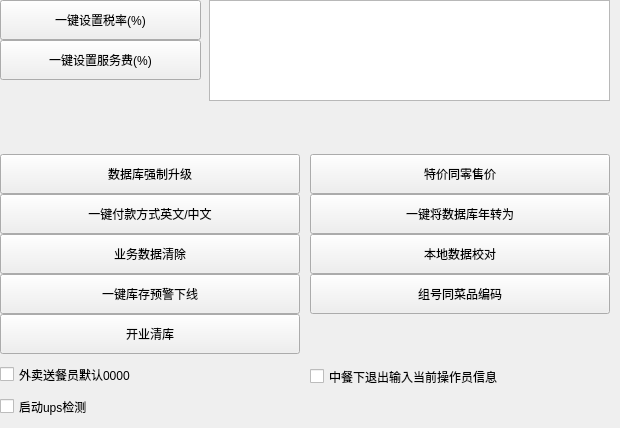
          <widget class="QWidget" name="page_2">
           <widget class="QPushButton" name="pushButton_function_5">
            <property name="geometry">
             <rect>
              <x>0</x>
              <y>194</y>
              <width>300</width>
              <height>40</height>
             </rect>
            </property>
            <property name="sizePolicy">
             <sizepolicy hsizetype="Minimum" vsizetype="Preferred">
              <horstretch>0</horstretch>
              <verstretch>0</verstretch>
             </sizepolicy>
            </property>
            <property name="focusPolicy">
             <enum>Qt::NoFocus</enum>
            </property>
            <property name="styleSheet">
             <string notr="true"/>
            </property>
            <property name="text">
             <string>一键付款方式英文/中文</string>
            </property>
           </widget>
           <widget class="QPushButton" name="pushButton_function_3">
            <property name="geometry">
             <rect>
              <x>0</x>
              <y>154</y>
              <width>300</width>
              <height>40</height>
             </rect>
            </property>
            <property name="focusPolicy">
             <enum>Qt::NoFocus</enum>
            </property>
            <property name="text">
             <string>数据库强制升级</string>
            </property>
           </widget>
           <widget class="QPushButton" name="pushButton_function_2">
            <property name="geometry">
             <rect>
              <x>0</x>
              <y>40</y>
              <width>201</width>
              <height>40</height>
             </rect>
            </property>
            <property name="sizePolicy">
             <sizepolicy hsizetype="Minimum" vsizetype="Preferred">
              <horstretch>0</horstretch>
              <verstretch>0</verstretch>
             </sizepolicy>
            </property>
            <property name="focusPolicy">
             <enum>Qt::NoFocus</enum>
            </property>
            <property name="styleSheet">
             <string notr="true"/>
            </property>
            <property name="text">
             <string>一键设置服务费(%)</string>
            </property>
           </widget>
           <widget class="QPushButton" name="pushButton_function">
            <property name="geometry">
             <rect>
              <x>310</x>
              <y>154</y>
              <width>300</width>
              <height>40</height>
             </rect>
            </property>
            <property name="focusPolicy">
             <enum>Qt::NoFocus</enum>
            </property>
            <property name="text">
             <string>特价同零售价</string>
            </property>
           </widget>
           <widget class="QPushButton" name="pushButton_function_4">
            <property name="geometry">
             <rect>
              <x>0</x>
              <y>0</y>
              <width>201</width>
              <height>40</height>
             </rect>
            </property>
            <property name="sizePolicy">
             <sizepolicy hsizetype="Minimum" vsizetype="Preferred">
              <horstretch>0</horstretch>
              <verstretch>0</verstretch>
             </sizepolicy>
            </property>
            <property name="focusPolicy">
             <enum>Qt::NoFocus</enum>
            </property>
            <property name="styleSheet">
             <string notr="true"/>
            </property>
            <property name="text">
             <string>一键设置税率(%)</string>
            </property>
           </widget>
           <widget class="QPushButton" name="pushButton_function_6">
            <property name="geometry">
             <rect>
              <x>310</x>
              <y>194</y>
              <width>300</width>
              <height>40</height>
             </rect>
            </property>
            <property name="sizePolicy">
             <sizepolicy hsizetype="Minimum" vsizetype="Preferred">
              <horstretch>0</horstretch>
              <verstretch>0</verstretch>
             </sizepolicy>
            </property>
            <property name="focusPolicy">
             <enum>Qt::NoFocus</enum>
            </property>
            <property name="styleSheet">
             <string notr="true"/>
            </property>
            <property name="text">
             <string>一键将数据库年转为</string>
            </property>
           </widget>
           <widget class="lds_checkbox_wrap" name="checkBox">
            <property name="geometry">
             <rect>
              <x>0</x>
              <y>362</y>
              <width>300</width>
              <height>25</height>
             </rect>
            </property>
            <property name="text">
             <string>外卖送餐员默认0000</string>
            </property>
           </widget>
           <widget class="lds_checkbox_wrap" name="checkBox_14">
            <property name="geometry">
             <rect>
              <x>0</x>
              <y>394</y>
              <width>300</width>
              <height>25</height>
             </rect>
            </property>
            <property name="text">
             <string>启动ups检测</string>
            </property>
           </widget>
           <widget class="lds_checkbox_wrap" name="checkBox_13">
            <property name="geometry">
             <rect>
              <x>310</x>
              <y>364</y>
              <width>300</width>
              <height>25</height>
             </rect>
            </property>
            <property name="text">
             <string>中餐下退出输入当前操作员信息</string>
            </property>
           </widget>
           <widget class="QPushButton" name="pushButton_function_7">
            <property name="geometry">
             <rect>
              <x>0</x>
              <y>234</y>
              <width>300</width>
              <height>40</height>
             </rect>
            </property>
            <property name="sizePolicy">
             <sizepolicy hsizetype="Minimum" vsizetype="Preferred">
              <horstretch>0</horstretch>
              <verstretch>0</verstretch>
             </sizepolicy>
            </property>
            <property name="focusPolicy">
             <enum>Qt::NoFocus</enum>
            </property>
            <property name="styleSheet">
             <string notr="true"/>
            </property>
            <property name="text">
             <string>业务数据清除</string>
            </property>
           </widget>
           <widget class="QPushButton" name="pushButton_function_8">
            <property name="geometry">
             <rect>
              <x>310</x>
              <y>234</y>
              <width>300</width>
              <height>40</height>
             </rect>
            </property>
            <property name="sizePolicy">
             <sizepolicy hsizetype="Minimum" vsizetype="Preferred">
              <horstretch>0</horstretch>
              <verstretch>0</verstretch>
             </sizepolicy>
            </property>
            <property name="focusPolicy">
             <enum>Qt::NoFocus</enum>
            </property>
            <property name="styleSheet">
             <string notr="true"/>
            </property>
            <property name="text">
             <string>本地数据校对</string>
            </property>
           </widget>
           <widget class="QPushButton" name="pushButton_function_9">
            <property name="geometry">
             <rect>
              <x>0</x>
              <y>274</y>
              <width>300</width>
              <height>40</height>
             </rect>
            </property>
            <property name="sizePolicy">
             <sizepolicy hsizetype="Minimum" vsizetype="Preferred">
              <horstretch>0</horstretch>
              <verstretch>0</verstretch>
             </sizepolicy>
            </property>
            <property name="focusPolicy">
             <enum>Qt::NoFocus</enum>
            </property>
            <property name="styleSheet">
             <string notr="true"/>
            </property>
            <property name="text">
             <string>一键库存预警下线</string>
            </property>
           </widget>
           <widget class="QPushButton" name="pushButton_function_10">
            <property name="geometry">
             <rect>
              <x>310</x>
              <y>274</y>
              <width>300</width>
              <height>40</height>
             </rect>
            </property>
            <property name="sizePolicy">
             <sizepolicy hsizetype="Minimum" vsizetype="Preferred">
              <horstretch>0</horstretch>
              <verstretch>0</verstretch>
             </sizepolicy>
            </property>
            <property name="focusPolicy">
             <enum>Qt::NoFocus</enum>
            </property>
            <property name="styleSheet">
             <string notr="true"/>
            </property>
            <property name="text">
             <string>组号同菜品编码</string>
            </property>
           </widget>
           <widget class="QPushButton" name="pushButton_function_11">
            <property name="geometry">
             <rect>
              <x>0</x>
              <y>314</y>
              <width>300</width>
              <height>40</height>
             </rect>
            </property>
            <property name="sizePolicy">
             <sizepolicy hsizetype="Minimum" vsizetype="Preferred">
              <horstretch>0</horstretch>
              <verstretch>0</verstretch>
             </sizepolicy>
            </property>
            <property name="focusPolicy">
             <enum>Qt::NoFocus</enum>
            </property>
            <property name="styleSheet">
             <string notr="true"/>
            </property>
            <property name="text">
             <string>开业清库</string>
            </property>
           </widget>
           <widget class="lds_tableView" name="tableView_tax_service_form">
            <property name="geometry">
             <rect>
              <x>209</x>
              <y>0</y>
              <width>401</width>
              <height>101</height>
             </rect>
            </property>
           </widget>
           <widget class="QLabel" name="label_desc">
            <property name="geometry">
             <rect>
              <x>0</x>
              <y>110</y>
              <width>611</width>
              <height>41</height>
             </rect>
            </property>
            <property name="styleSheet">
             <string notr="true">color:#ff650b;</string>
            </property>
            <property name="text">
             <string/>
            </property>
            <property name="wordWrap">
             <bool>true</bool>
            </property>
           </widget>
          </widget>
